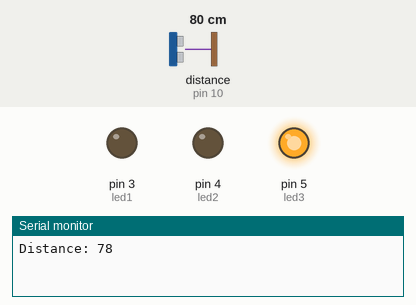
The sketch below on a simulated Arduino Uno, built with avr-gcc and run on an emulated ATmega328P. Parts: output pins drawn as LEDs (lit = HIGH), the last lines printed to the serial monitor. Wiring (inferred from the names in the program): ultrasonic range finder: trigger pin 9; echo pin 10. The test bench sets the inputs (shaded band); at power-on: distance to the obstacle (sensor on pin 10) 80 cm. The echo pulse lasts 58.3 µs per cm; pins used as bus, display or sensor lines are not drawn.

Above: at 1.8 s.
1.9 s: distance to the obstacle (sensor on pin 10) set to 34 cm
3.4 s: distance to the obstacle (sensor on pin 10) set to 28 cm
At 4.7 s:
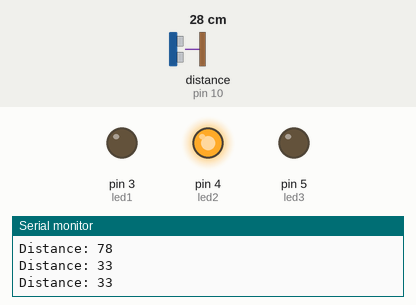
5.5 s: distance to the obstacle (sensor on pin 10) set to 2 cm
At 6.3 s:
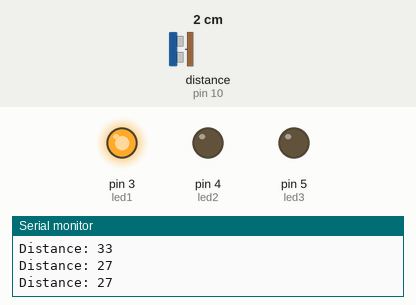
7.5 s: distance to the obstacle (sensor on pin 10) set to 18 cm
At 9.2 s:
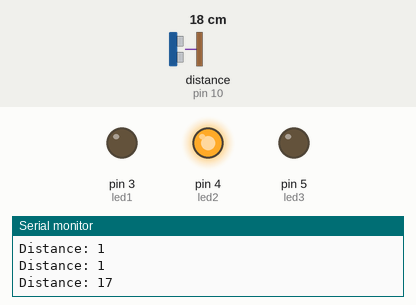
9.5 s: distance to the obstacle (sensor on pin 10) set to 4 cm
At 10.8 s:
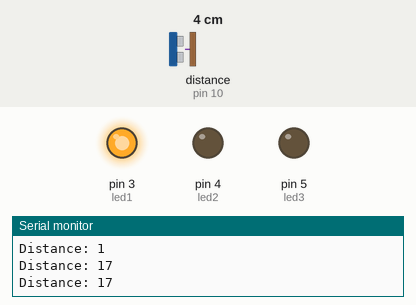
Timing chart, 0 to 12.5 s (numbered marks = the images above; inputs shaded):
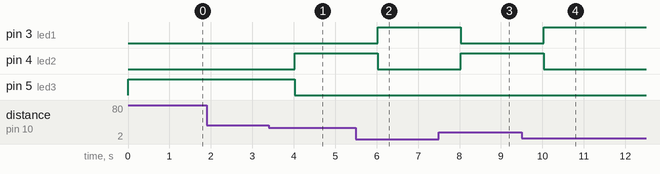

Measured:
- the behaviour switches between 31 and 30 cm on distance to the obstacle (sensor on pin 10) (found by bisection; images 0 and 1)
- after the input at 3.4 s, pin 4 (led2): LOW → HIGH after 0.62 s; pin 5 (led3): HIGH → LOW after 0.62 s
- after the input at 5.5 s, pin 3 (led1): LOW → HIGH after 0.52 s; pin 4 (led2): HIGH → LOW after 0.52 s
- after the input at 7.5 s, pin 3 (led1): HIGH → LOW after 0.52 s; pin 4 (led2): LOW → HIGH after 0.52 s
- after the input at 9.5 s, pin 3 (led1): LOW → HIGH after 0.53 s; pin 4 (led2): HIGH → LOW after 0.53 s

The sketch:

ultrasonic_sensor.ino
```cpp
/*
* Ultrasonic Sensor HC-SR04 interfacing with Arduino.
*/
// defining the pins
const int trigPin = 9;
const int echoPin = 10;
int led1=3; //RED
int led2=4;//ORANGE
int led3=5;//GREEN
// defining variables
long duration;
int distance;
void setup() {
pinMode(trigPin, OUTPUT); // Sets the trigPin as an Output
pinMode(echoPin, INPUT); // Sets the echoPin as an Input
pinMode(led1,OUTPUT);
pinMode(led2,OUTPUT);
pinMode(led3,OUTPUT);
Serial.begin(9600); // Starts the serial communication
}
void loop() {
// Clears the trigPin
digitalWrite(trigPin, LOW);
delayMicroseconds(2);
// Sets the trigPin on HIGH state for 10 micro seconds
digitalWrite(trigPin, HIGH);
delayMicroseconds(10);
digitalWrite(trigPin, LOW);
// Reads the echoPin, returns the sound wave travel time in microseconds
duration = pulseIn(echoPin, HIGH);
// Calculating the distance
distance= duration*0.034/2;
if(distance<10)
{
  digitalWrite(led1,HIGH);
  digitalWrite(led2,LOW);
  digitalWrite(led3,LOW);
}
else if(distance>10 and distance<30)
{
  digitalWrite(led1,LOW);
  digitalWrite(led2,HIGH);
  digitalWrite(led3,LOW);

}
else
{
  digitalWrite(led1,LOW);
  digitalWrite(led2,LOW);
  digitalWrite(led3,HIGH);
}
// Prints the distance on the Serial Monitor
delay(1000);
Serial.print("Distance: ");
Serial.println(distance);
}
```
